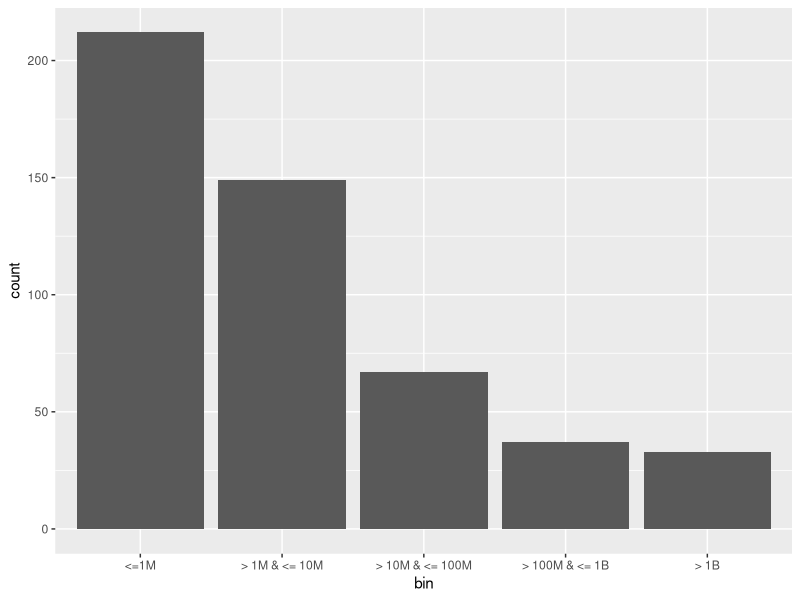

Recreate this plot in R. (Note: this script raises an error after producing the figure.)
list.of.packages <- c("data.table","anytime","XML","ggplot2")
new.packages <- list.of.packages[!(list.of.packages %in% installed.packages()[,"Package"])]
if(length(new.packages)) install.packages(new.packages)
lapply(list.of.packages, require, character.only=T)
rm(list.of.packages,new.packages)

setwd("~/git/IATI-results-framework-2020/output")

dat2019 = fread("total_spend_2019_by_publisher.csv")

dat2019$bin = "<=1M"
dat2019$bin[which(dat2019$total.spend<=1000000)] = "<=1M"
dat2019$bin[which(dat2019$total.spend>1000000 & dat2019$total.spend<=10000000)] = "> 1M & <= 10M"
dat2019$bin[which(dat2019$total.spend>10000000 & dat2019$total.spend<=100000000)] = "> 10M & <= 100M"
dat2019$bin[which(dat2019$total.spend>100000000 & dat2019$total.spend<=1000000000)] = "> 100M & <= 1B"
dat2019$bin[which(dat2019$total.spend>1000000000)] = "> 1B"

dat2019$bin = factor(
  dat2019$bin,
  levels=c(
    "<=1M",
    "> 1M & <= 10M",
    "> 10M & <= 100M",
    "> 100M & <= 1B",
    "> 1B"
  )
)

ggplot(dat2019,aes(x=bin)) + geom_bar()

t_types = c("C","c","2","D","d","3")

xml_files = list.files(path="~/git/IATI-Better-Refresher/data",full.names=T)
dat_list = list()
dat_index = 1
pb = txtProgressBar(max=length(xml_files),style=3)
for(idx in 1:length(xml_files)){
  setTxtProgressBar(pb,idx)
  xml_file = xml_files[idx]
  
  try(
    {
      xml_dat = xmlParse(xml_file)
      activities = getNodeSet(xml_dat, "//iati-activity")
      for(activity in activities){
        iati_identifier = sapply(getNodeSet(activity,"./iati-identifier"),xmlValue)
        if(length(iati_identifier)==0){
          iati_identifier = NA
        }
        reporting_org_ref	= getNodeSet(activity,"./reporting-org/@ref")[[1]][["ref"]]
        transactions = getNodeSet(activity,"./transaction")
        if(length(transactions)>0){
          for(transaction in transactions){
            t_type = getNodeSet(transaction,"./transaction-type/@code")[[1]][["code"]]
            t_date = getNodeSet(transaction,"./transaction-date/@iso-date")[[1]][["iso-date"]]
            t_value = sapply(getNodeSet(transaction,"./value"),xmlValue)
            dat_list[[dat_index]] = data.frame(iati_identifier,transaction="Transaction",type=t_type,date=t_date,value=t_value)
            dat_index = dat_index + 1
          }
        }
        budgets = getNodeSet(activity,"./budget")
        if(length(budgets)>0){
          for(budget in budgets){
            b_type = xmlGetAttr(budget,"type")
            b_date = getNodeSet(budget,"./period-start/@iso-date")[[1]][["iso-date"]]
            b_value = sapply(getNodeSet(budget,"./value"),xmlValue)
            dat_list[[dat_index]] = data.frame(iati_identifier,transaction="Budget",type=b_type,date=b_date,value=b_value)
            dat_index = dat_index + 1
          }
        }
      }
    }
  )
  
}
close(pb)

sum_dat = rbindlist(dat_list)
